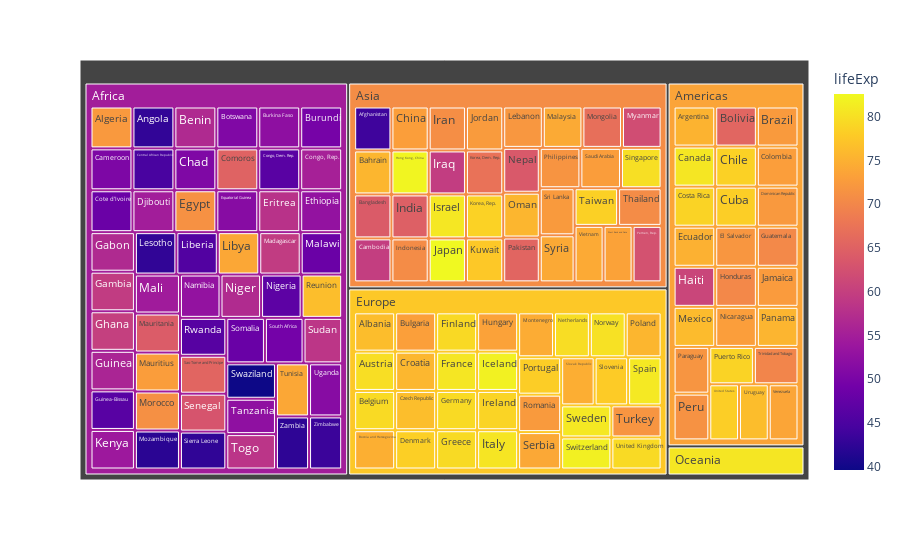

Notebook code cell kept with this figure:
### Code cell
px.treemap(df, path=['continent', 'country'], hover_name='country', height=700, color='lifeExp')

### Figure 1 — Plotly figure (JSON) as saved in the notebook; plotly's stock layout.template omitted (floating-point values rounded to 4 significant figures; data arrays with more than 128 entries replaced by an {"elided": "..."} marker saying what was removed)
{"data": [{"branchvalues": "total", "customdata": {"elided": "147x1 float values"}, "domain": {"x": [0, 1], "y": [0, 1]}, "hovertemplate": "<b>%{hovertext}</b><br><br>labels=%{label}<br>count=%{value}<br>parent=%{parent}<br>id=%{id}<br>lifeExp=%{color}<extra></extra>", "hovertext": {"elided": "147 str values"}, "ids": {"elided": "147 str values"}, "labels": {"elided": "147 str values"}, "marker": {"coloraxis": "coloraxis", "colors": {"elided": "147 float values"}}, "name": "", "parents": {"elided": "147 str values"}, "type": "treemap", "values": {"elided": "147 int values"}}], "layout": {"autosize": true, "coloraxis": {"colorbar": {"title": {"text": "lifeExp"}}, "colorscale": [[0, "#0d0887"], [0.1111, "#46039f"], [0.2222, "#7201a8"], [0.3333, "#9c179e"], [0.4444, "#bd3786"], [0.5556, "#d8576b"], [0.6667, "#ed7953"], [0.7778, "#fb9f3a"], [0.8889, "#fdca26"], [1, "#f0f921"]]}, "legend": {"tracegroupgap": 0}, "margin": {"t": 60}}}
